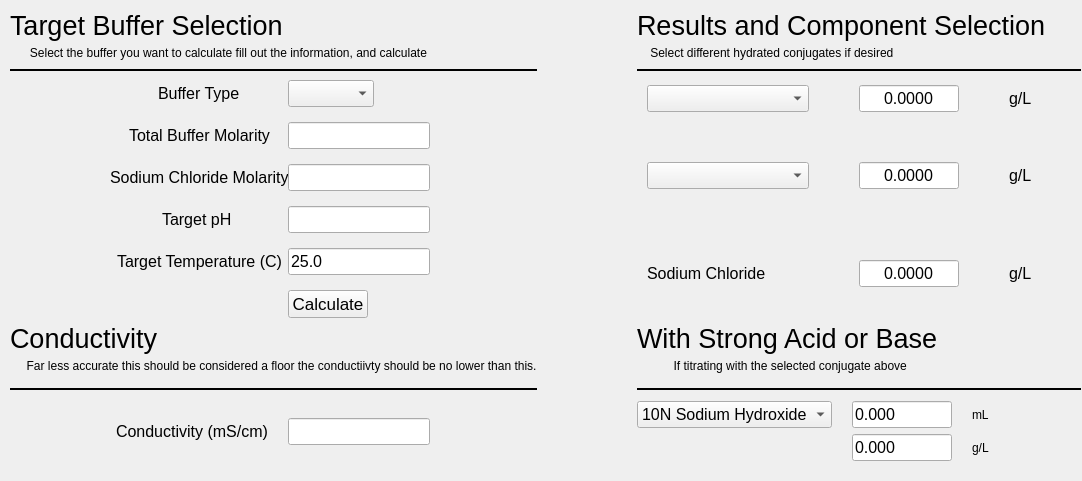
<?xml version="1.0" encoding="UTF-8"?>
<ui version="4.0">
 <class>Form</class>
 <widget class="QWidget" name="Form">
  <property name="geometry">
   <rect>
    <x>0</x>
    <y>0</y>
    <width>1082</width>
    <height>481</height>
   </rect>
  </property>
  <property name="windowTitle">
   <string>Form</string>
  </property>
  <widget class="QWidget" name="gridLayoutWidget">
   <property name="geometry">
    <rect>
     <x>10</x>
     <y>10</y>
     <width>1071</width>
     <height>451</height>
    </rect>
   </property>
   <layout class="QGridLayout" name="gridLayout" rowstretch="0,0,0,0,0,0,0,0,0" columnstretch="0,0">
    <property name="sizeConstraint">
     <enum>QLayout::SetDefaultConstraint</enum>
    </property>
    <property name="horizontalSpacing">
     <number>100</number>
    </property>
    <property name="verticalSpacing">
     <number>0</number>
    </property>
    <item row="7" column="0">
     <widget class="Line" name="line_3">
      <property name="sizePolicy">
       <sizepolicy hsizetype="Minimum" vsizetype="Preferred">
        <horstretch>0</horstretch>
        <verstretch>0</verstretch>
       </sizepolicy>
      </property>
      <property name="minimumSize">
       <size>
        <width>0</width>
        <height>10</height>
       </size>
      </property>
      <property name="frameShadow">
       <enum>QFrame::Plain</enum>
      </property>
      <property name="lineWidth">
       <number>2</number>
      </property>
      <property name="midLineWidth">
       <number>1</number>
      </property>
      <property name="orientation">
       <enum>Qt::Horizontal</enum>
      </property>
     </widget>
    </item>
    <item row="3" column="0">
     <layout class="QVBoxLayout" name="verticalLayout_2" stretch="0">
      <property name="sizeConstraint">
       <enum>QLayout::SetDefaultConstraint</enum>
      </property>
      <item>
       <layout class="QFormLayout" name="formLayout">
        <property name="sizeConstraint">
         <enum>QLayout::SetDefaultConstraint</enum>
        </property>
        <property name="fieldGrowthPolicy">
         <enum>QFormLayout::ExpandingFieldsGrow</enum>
        </property>
        <property name="labelAlignment">
         <set>Qt::AlignCenter</set>
        </property>
        <property name="formAlignment">
         <set>Qt::AlignCenter</set>
        </property>
        <property name="verticalSpacing">
         <number>15</number>
        </property>
        <property name="topMargin">
         <number>5</number>
        </property>
        <property name="rightMargin">
         <number>5</number>
        </property>
        <property name="bottomMargin">
         <number>5</number>
        </property>
        <item row="0" column="0">
         <widget class="QLabel" name="bufferTypeLabel">
          <property name="font">
           <font>
            <pointsize>12</pointsize>
           </font>
          </property>
          <property name="text">
           <string>Buffer Type</string>
          </property>
         </widget>
        </item>
        <item row="0" column="1">
         <widget class="QComboBox" name="bufferTypeComboBox">
          <property name="font">
           <font>
            <pointsize>12</pointsize>
           </font>
          </property>
          <property name="sizeAdjustPolicy">
           <enum>QComboBox::AdjustToContents</enum>
          </property>
         </widget>
        </item>
        <item row="1" column="0">
         <widget class="QLabel" name="totalBufferMolarityLabel">
          <property name="font">
           <font>
            <pointsize>12</pointsize>
           </font>
          </property>
          <property name="text">
           <string>Total Buffer Molarity</string>
          </property>
         </widget>
        </item>
        <item row="1" column="1">
         <widget class="QLineEdit" name="totalBufferMolarityLineEdit">
          <property name="sizePolicy">
           <sizepolicy hsizetype="Minimum" vsizetype="Fixed">
            <horstretch>0</horstretch>
            <verstretch>0</verstretch>
           </sizepolicy>
          </property>
          <property name="font">
           <font>
            <pointsize>12</pointsize>
           </font>
          </property>
          <property name="inputMethodHints">
           <set>Qt::ImhDigitsOnly</set>
          </property>
         </widget>
        </item>
        <item row="2" column="0">
         <widget class="QLabel" name="sodiumChlorideMolarityLabel_2">
          <property name="font">
           <font>
            <pointsize>12</pointsize>
           </font>
          </property>
          <property name="text">
           <string>Sodium Chloride Molarity</string>
          </property>
         </widget>
        </item>
        <item row="2" column="1">
         <widget class="QLineEdit" name="sodiumChlorideMolarityLineEdit">
          <property name="sizePolicy">
           <sizepolicy hsizetype="Minimum" vsizetype="Fixed">
            <horstretch>0</horstretch>
            <verstretch>0</verstretch>
           </sizepolicy>
          </property>
          <property name="font">
           <font>
            <pointsize>12</pointsize>
           </font>
          </property>
          <property name="inputMethodHints">
           <set>Qt::ImhDigitsOnly</set>
          </property>
         </widget>
        </item>
        <item row="3" column="0">
         <widget class="QLabel" name="targetPHLabel">
          <property name="font">
           <font>
            <pointsize>12</pointsize>
           </font>
          </property>
          <property name="text">
           <string>Target pH </string>
          </property>
         </widget>
        </item>
        <item row="3" column="1">
         <widget class="QLineEdit" name="targetPHLineEdit">
          <property name="sizePolicy">
           <sizepolicy hsizetype="Preferred" vsizetype="Fixed">
            <horstretch>0</horstretch>
            <verstretch>0</verstretch>
           </sizepolicy>
          </property>
          <property name="font">
           <font>
            <pointsize>12</pointsize>
           </font>
          </property>
          <property name="inputMethodHints">
           <set>Qt::ImhDigitsOnly</set>
          </property>
         </widget>
        </item>
        <item row="4" column="0">
         <widget class="QLabel" name="targetTemperatureLabel">
          <property name="font">
           <font>
            <pointsize>12</pointsize>
           </font>
          </property>
          <property name="text">
           <string>Target Temperature (C)</string>
          </property>
         </widget>
        </item>
        <item row="4" column="1">
         <widget class="QLineEdit" name="targetTemperatureLineEdit">
          <property name="sizePolicy">
           <sizepolicy hsizetype="Minimum" vsizetype="Fixed">
            <horstretch>0</horstretch>
            <verstretch>0</verstretch>
           </sizepolicy>
          </property>
          <property name="font">
           <font>
            <pointsize>12</pointsize>
           </font>
          </property>
          <property name="inputMethodHints">
           <set>Qt::ImhDigitsOnly</set>
          </property>
          <property name="text">
           <string>25.0</string>
          </property>
         </widget>
        </item>
        <item row="5" column="1">
         <widget class="QPushButton" name="Calculate">
          <property name="sizePolicy">
           <sizepolicy hsizetype="Fixed" vsizetype="Fixed">
            <horstretch>0</horstretch>
            <verstretch>0</verstretch>
           </sizepolicy>
          </property>
          <property name="minimumSize">
           <size>
            <width>20</width>
            <height>0</height>
           </size>
          </property>
          <property name="maximumSize">
           <size>
            <width>177</width>
            <height>16777215</height>
           </size>
          </property>
          <property name="font">
           <font>
            <pointsize>13</pointsize>
           </font>
          </property>
          <property name="text">
           <string>Calculate</string>
          </property>
          <property name="default">
           <bool>false</bool>
          </property>
          <property name="flat">
           <bool>false</bool>
          </property>
         </widget>
        </item>
       </layout>
      </item>
     </layout>
    </item>
    <item row="0" column="0">
     <widget class="QLabel" name="label_4">
      <property name="font">
       <font>
        <pointsize>20</pointsize>
       </font>
      </property>
      <property name="frameShape">
       <enum>QFrame::NoFrame</enum>
      </property>
      <property name="frameShadow">
       <enum>QFrame::Raised</enum>
      </property>
      <property name="text">
       <string>Target Buffer Selection</string>
      </property>
     </widget>
    </item>
    <item row="5" column="1">
     <widget class="QLabel" name="label_6">
      <property name="font">
       <font>
        <pointsize>20</pointsize>
       </font>
      </property>
      <property name="frameShape">
       <enum>QFrame::NoFrame</enum>
      </property>
      <property name="frameShadow">
       <enum>QFrame::Raised</enum>
      </property>
      <property name="text">
       <string>With Strong Acid or Base</string>
      </property>
      <property name="scaledContents">
       <bool>true</bool>
      </property>
      <property name="alignment">
       <set>Qt::AlignBottom|Qt::AlignLeading|Qt::AlignLeft</set>
      </property>
     </widget>
    </item>
    <item row="0" column="1">
     <widget class="QLabel" name="label_3">
      <property name="sizePolicy">
       <sizepolicy hsizetype="MinimumExpanding" vsizetype="Fixed">
        <horstretch>0</horstretch>
        <verstretch>0</verstretch>
       </sizepolicy>
      </property>
      <property name="font">
       <font>
        <pointsize>20</pointsize>
       </font>
      </property>
      <property name="text">
       <string>Results and Component Selection</string>
      </property>
      <property name="scaledContents">
       <bool>true</bool>
      </property>
      <property name="alignment">
       <set>Qt::AlignLeading|Qt::AlignLeft|Qt::AlignVCenter</set>
      </property>
     </widget>
    </item>
    <item row="7" column="1">
     <widget class="Line" name="line_4">
      <property name="sizePolicy">
       <sizepolicy hsizetype="Minimum" vsizetype="Preferred">
        <horstretch>0</horstretch>
        <verstretch>0</verstretch>
       </sizepolicy>
      </property>
      <property name="minimumSize">
       <size>
        <width>0</width>
        <height>10</height>
       </size>
      </property>
      <property name="frameShadow">
       <enum>QFrame::Plain</enum>
      </property>
      <property name="lineWidth">
       <number>2</number>
      </property>
      <property name="midLineWidth">
       <number>1</number>
      </property>
      <property name="orientation">
       <enum>Qt::Horizontal</enum>
      </property>
     </widget>
    </item>
    <item row="3" column="1">
     <layout class="QHBoxLayout" name="horizontalLayout">
      <item>
       <layout class="QVBoxLayout" name="verticalLayout" stretch="0,0">
        <property name="leftMargin">
         <number>5</number>
        </property>
        <property name="topMargin">
         <number>5</number>
        </property>
        <property name="rightMargin">
         <number>5</number>
        </property>
        <property name="bottomMargin">
         <number>5</number>
        </property>
        <item>
         <layout class="QGridLayout" name="gridLayout_2" rowstretch="0,0,0" columnstretch="0,0">
          <property name="sizeConstraint">
           <enum>QLayout::SetMinimumSize</enum>
          </property>
          <property name="leftMargin">
           <number>5</number>
          </property>
          <property name="topMargin">
           <number>5</number>
          </property>
          <property name="rightMargin">
           <number>5</number>
          </property>
          <property name="bottomMargin">
           <number>5</number>
          </property>
          <property name="spacing">
           <number>50</number>
          </property>
          <item row="0" column="1">
           <layout class="QHBoxLayout" name="horizontalLayout_4" stretch="0,0">
            <item>
             <widget class="QLineEdit" name="haResultBox">
              <property name="sizePolicy">
               <sizepolicy hsizetype="MinimumExpanding" vsizetype="Fixed">
                <horstretch>0</horstretch>
                <verstretch>0</verstretch>
               </sizepolicy>
              </property>
              <property name="minimumSize">
               <size>
                <width>0</width>
                <height>0</height>
               </size>
              </property>
              <property name="maximumSize">
               <size>
                <width>100</width>
                <height>16777215</height>
               </size>
              </property>
              <property name="font">
               <font>
                <pointsize>12</pointsize>
               </font>
              </property>
              <property name="text">
               <string>0.0000</string>
              </property>
              <property name="maxLength">
               <number>8</number>
              </property>
              <property name="alignment">
               <set>Qt::AlignCenter</set>
              </property>
              <property name="readOnly">
               <bool>true</bool>
              </property>
             </widget>
            </item>
            <item>
             <widget class="QLabel" name="label">
              <property name="sizePolicy">
               <sizepolicy hsizetype="Minimum" vsizetype="Preferred">
                <horstretch>0</horstretch>
                <verstretch>0</verstretch>
               </sizepolicy>
              </property>
              <property name="font">
               <font>
                <pointsize>12</pointsize>
               </font>
              </property>
              <property name="text">
               <string>g/L</string>
              </property>
              <property name="scaledContents">
               <bool>true</bool>
              </property>
             </widget>
            </item>
           </layout>
          </item>
          <item row="1" column="1">
           <layout class="QHBoxLayout" name="horizontalLayout_3" stretch="5,1">
            <property name="sizeConstraint">
             <enum>QLayout::SetMinimumSize</enum>
            </property>
            <item>
             <widget class="QLineEdit" name="aResultBox">
              <property name="sizePolicy">
               <sizepolicy hsizetype="MinimumExpanding" vsizetype="Fixed">
                <horstretch>0</horstretch>
                <verstretch>0</verstretch>
               </sizepolicy>
              </property>
              <property name="minimumSize">
               <size>
                <width>0</width>
                <height>0</height>
               </size>
              </property>
              <property name="maximumSize">
               <size>
                <width>100</width>
                <height>16777215</height>
               </size>
              </property>
              <property name="font">
               <font>
                <pointsize>12</pointsize>
               </font>
              </property>
              <property name="text">
               <string>0.0000</string>
              </property>
              <property name="maxLength">
               <number>7</number>
              </property>
              <property name="alignment">
               <set>Qt::AlignCenter</set>
              </property>
              <property name="readOnly">
               <bool>true</bool>
              </property>
             </widget>
            </item>
            <item>
             <widget class="QLabel" name="label_2">
              <property name="sizePolicy">
               <sizepolicy hsizetype="Minimum" vsizetype="Preferred">
                <horstretch>0</horstretch>
                <verstretch>0</verstretch>
               </sizepolicy>
              </property>
              <property name="font">
               <font>
                <pointsize>12</pointsize>
               </font>
              </property>
              <property name="text">
               <string>g/L</string>
              </property>
              <property name="scaledContents">
               <bool>true</bool>
              </property>
             </widget>
            </item>
           </layout>
          </item>
          <item row="0" column="0">
           <widget class="QComboBox" name="haChoiceCombo">
            <property name="sizePolicy">
             <sizepolicy hsizetype="Preferred" vsizetype="Fixed">
              <horstretch>0</horstretch>
              <verstretch>0</verstretch>
             </sizepolicy>
            </property>
            <property name="font">
             <font>
              <pointsize>12</pointsize>
             </font>
            </property>
            <property name="currentText">
             <string/>
            </property>
            <property name="placeholderText">
             <string>Acidic Component</string>
            </property>
           </widget>
          </item>
          <item row="1" column="0">
           <widget class="QComboBox" name="aChoiceCombo">
            <property name="font">
             <font>
              <pointsize>12</pointsize>
             </font>
            </property>
            <property name="sizeAdjustPolicy">
             <enum>QComboBox::AdjustToContents</enum>
            </property>
            <property name="placeholderText">
             <string>Basic Component</string>
            </property>
           </widget>
          </item>
          <item row="2" column="1">
           <layout class="QHBoxLayout" name="horizontalLayout_5" stretch="5,1">
            <property name="sizeConstraint">
             <enum>QLayout::SetMinimumSize</enum>
            </property>
            <item>
             <widget class="QLineEdit" name="aResultBox_2">
              <property name="sizePolicy">
               <sizepolicy hsizetype="MinimumExpanding" vsizetype="Fixed">
                <horstretch>0</horstretch>
                <verstretch>0</verstretch>
               </sizepolicy>
              </property>
              <property name="minimumSize">
               <size>
                <width>0</width>
                <height>0</height>
               </size>
              </property>
              <property name="maximumSize">
               <size>
                <width>100</width>
                <height>16777215</height>
               </size>
              </property>
              <property name="font">
               <font>
                <pointsize>12</pointsize>
               </font>
              </property>
              <property name="text">
               <string>0.0000</string>
              </property>
              <property name="maxLength">
               <number>7</number>
              </property>
              <property name="alignment">
               <set>Qt::AlignCenter</set>
              </property>
              <property name="readOnly">
               <bool>true</bool>
              </property>
             </widget>
            </item>
            <item>
             <widget class="QLabel" name="label_8">
              <property name="sizePolicy">
               <sizepolicy hsizetype="Minimum" vsizetype="Preferred">
                <horstretch>0</horstretch>
                <verstretch>0</verstretch>
               </sizepolicy>
              </property>
              <property name="font">
               <font>
                <pointsize>12</pointsize>
               </font>
              </property>
              <property name="text">
               <string>g/L</string>
              </property>
              <property name="scaledContents">
               <bool>true</bool>
              </property>
             </widget>
            </item>
           </layout>
          </item>
          <item row="2" column="0">
           <widget class="QLabel" name="sodiumChlorideMolarityLabel">
            <property name="font">
             <font>
              <pointsize>12</pointsize>
             </font>
            </property>
            <property name="text">
             <string>Sodium Chloride</string>
            </property>
           </widget>
          </item>
         </layout>
        </item>
        <item>
         <spacer name="horizontalSpacer">
          <property name="orientation">
           <enum>Qt::Horizontal</enum>
          </property>
          <property name="sizeHint" stdset="0">
           <size>
            <width>40</width>
            <height>5</height>
           </size>
          </property>
         </spacer>
        </item>
       </layout>
      </item>
     </layout>
    </item>
    <item row="8" column="0">
     <layout class="QFormLayout" name="formLayout_2">
      <property name="fieldGrowthPolicy">
       <enum>QFormLayout::FieldsStayAtSizeHint</enum>
      </property>
      <property name="formAlignment">
       <set>Qt::AlignCenter</set>
      </property>
      <property name="horizontalSpacing">
       <number>20</number>
      </property>
      <property name="verticalSpacing">
       <number>0</number>
      </property>
      <property name="leftMargin">
       <number>0</number>
      </property>
      <property name="topMargin">
       <number>0</number>
      </property>
      <property name="rightMargin">
       <number>20</number>
      </property>
      <property name="bottomMargin">
       <number>0</number>
      </property>
      <item row="0" column="0">
       <widget class="QLabel" name="conductivityMSCmLabel">
        <property name="font">
         <font>
          <pointsize>12</pointsize>
         </font>
        </property>
        <property name="text">
         <string>Conductivity (mS/cm)</string>
        </property>
       </widget>
      </item>
      <item row="0" column="1">
       <widget class="QLineEdit" name="conductivityMSCmLineEdit">
        <property name="sizePolicy">
         <sizepolicy hsizetype="MinimumExpanding" vsizetype="Fixed">
          <horstretch>0</horstretch>
          <verstretch>0</verstretch>
         </sizepolicy>
        </property>
        <property name="font">
         <font>
          <pointsize>12</pointsize>
         </font>
        </property>
        <property name="maxLength">
         <number>5</number>
        </property>
        <property name="readOnly">
         <bool>true</bool>
        </property>
       </widget>
      </item>
     </layout>
    </item>
    <item row="2" column="0">
     <widget class="Line" name="line">
      <property name="minimumSize">
       <size>
        <width>0</width>
        <height>10</height>
       </size>
      </property>
      <property name="frameShadow">
       <enum>QFrame::Plain</enum>
      </property>
      <property name="lineWidth">
       <number>2</number>
      </property>
      <property name="midLineWidth">
       <number>1</number>
      </property>
      <property name="orientation">
       <enum>Qt::Horizontal</enum>
      </property>
     </widget>
    </item>
    <item row="8" column="1">
     <layout class="QGridLayout" name="gridLayout_3">
      <property name="horizontalSpacing">
       <number>20</number>
      </property>
      <property name="verticalSpacing">
       <number>6</number>
      </property>
      <item row="0" column="1">
       <widget class="QLineEdit" name="titrantEdit">
        <property name="sizePolicy">
         <sizepolicy hsizetype="Fixed" vsizetype="Fixed">
          <horstretch>0</horstretch>
          <verstretch>0</verstretch>
         </sizepolicy>
        </property>
        <property name="minimumSize">
         <size>
          <width>100</width>
          <height>0</height>
         </size>
        </property>
        <property name="maximumSize">
         <size>
          <width>100</width>
          <height>16777215</height>
         </size>
        </property>
        <property name="font">
         <font>
          <pointsize>12</pointsize>
         </font>
        </property>
        <property name="inputMethodHints">
         <set>Qt::ImhDigitsOnly</set>
        </property>
        <property name="text">
         <string>0.000</string>
        </property>
       </widget>
      </item>
      <item row="1" column="1">
       <widget class="QLineEdit" name="bufferEdit">
        <property name="sizePolicy">
         <sizepolicy hsizetype="Fixed" vsizetype="Fixed">
          <horstretch>0</horstretch>
          <verstretch>0</verstretch>
         </sizepolicy>
        </property>
        <property name="minimumSize">
         <size>
          <width>100</width>
          <height>0</height>
         </size>
        </property>
        <property name="maximumSize">
         <size>
          <width>50</width>
          <height>16777215</height>
         </size>
        </property>
        <property name="font">
         <font>
          <pointsize>12</pointsize>
         </font>
        </property>
        <property name="inputMethodHints">
         <set>Qt::ImhDigitsOnly</set>
        </property>
        <property name="text">
         <string>0.000</string>
        </property>
       </widget>
      </item>
      <item row="0" column="0">
       <widget class="QComboBox" name="comboBox">
        <property name="sizePolicy">
         <sizepolicy hsizetype="Minimum" vsizetype="Fixed">
          <horstretch>0</horstretch>
          <verstretch>0</verstretch>
         </sizepolicy>
        </property>
        <property name="font">
         <font>
          <pointsize>12</pointsize>
         </font>
        </property>
        <item>
         <property name="text">
          <string>10N Sodium Hydroxide</string>
         </property>
        </item>
        <item>
         <property name="text">
          <string>6N Hydrochloric Acid</string>
         </property>
        </item>
       </widget>
      </item>
      <item row="0" column="2">
       <widget class="QLabel" name="label_7">
        <property name="text">
         <string>mL</string>
        </property>
       </widget>
      </item>
      <item row="1" column="2">
       <widget class="QLabel" name="titratename">
        <property name="text">
         <string>g/L</string>
        </property>
       </widget>
      </item>
      <item row="1" column="0">
       <widget class="QLabel" name="buffercomp">
        <property name="font">
         <font>
          <pointsize>12</pointsize>
         </font>
        </property>
        <property name="text">
         <string/>
        </property>
        <property name="scaledContents">
         <bool>true</bool>
        </property>
       </widget>
      </item>
     </layout>
    </item>
    <item row="1" column="0">
     <widget class="QLabel" name="label_9">
      <property name="text">
       <string>      Select the buffer you want to calculate fill out the information, and calculate</string>
      </property>
     </widget>
    </item>
    <item row="5" column="0">
     <widget class="QLabel" name="label_5">
      <property name="font">
       <font>
        <pointsize>20</pointsize>
       </font>
      </property>
      <property name="frameShape">
       <enum>QFrame::NoFrame</enum>
      </property>
      <property name="frameShadow">
       <enum>QFrame::Raised</enum>
      </property>
      <property name="text">
       <string>Conductivity</string>
      </property>
      <property name="scaledContents">
       <bool>true</bool>
      </property>
      <property name="alignment">
       <set>Qt::AlignBottom|Qt::AlignLeading|Qt::AlignLeft</set>
      </property>
     </widget>
    </item>
    <item row="2" column="1">
     <widget class="Line" name="line_2">
      <property name="minimumSize">
       <size>
        <width>0</width>
        <height>10</height>
       </size>
      </property>
      <property name="frameShadow">
       <enum>QFrame::Plain</enum>
      </property>
      <property name="lineWidth">
       <number>2</number>
      </property>
      <property name="midLineWidth">
       <number>1</number>
      </property>
      <property name="orientation">
       <enum>Qt::Horizontal</enum>
      </property>
     </widget>
    </item>
    <item row="6" column="0">
     <widget class="QLabel" name="label_10">
      <property name="text">
       <string>     Far less accurate this should be considered a floor the conductiivty should be no lower than this.</string>
      </property>
     </widget>
    </item>
    <item row="1" column="1">
     <widget class="QLabel" name="label_11">
      <property name="text">
       <string>    Select different hydrated conjugates if desired</string>
      </property>
     </widget>
    </item>
    <item row="6" column="1">
     <widget class="QLabel" name="label_12">
      <property name="text">
       <string>           If titrating with the selected conjugate above</string>
      </property>
     </widget>
    </item>
   </layout>
  </widget>
 </widget>
 <resources/>
 <connections/>
</ui>
